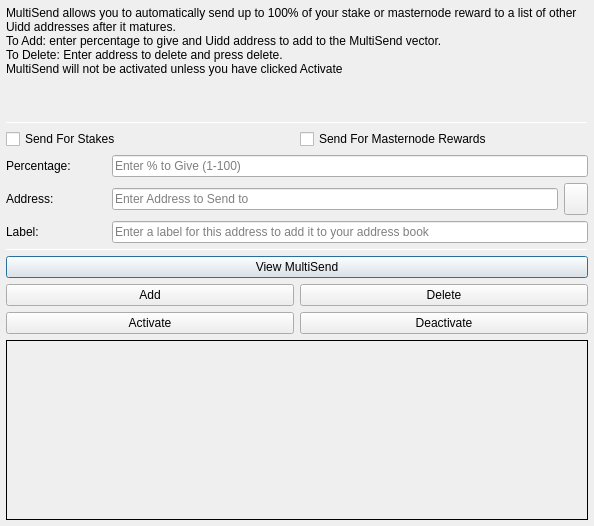
<?xml version="1.0" encoding="UTF-8"?>
<ui version="4.0">
 <class>MultiSendDialog</class>
 <widget class="QDialog" name="MultiSendDialog">
  <property name="windowModality">
   <enum>Qt::NonModal</enum>
  </property>
  <property name="geometry">
   <rect>
    <x>0</x>
    <y>0</y>
    <width>594</width>
    <height>526</height>
   </rect>
  </property>
  <property name="windowTitle">
   <string>MultiSend</string>
  </property>
  <layout class="QVBoxLayout" name="verticalLayout" stretch="0">
   <property name="leftMargin">
    <number>6</number>
   </property>
   <property name="topMargin">
    <number>6</number>
   </property>
   <property name="rightMargin">
    <number>6</number>
   </property>
   <property name="bottomMargin">
    <number>6</number>
   </property>
   <item>
    <layout class="QVBoxLayout" name="verticalLayout_Main" stretch="1,1,1,0,1,1,1">
     <item>
      <widget class="QLabel" name="label_2">
       <property name="lineWidth">
        <number>1</number>
       </property>
       <property name="text">
        <string>MultiSend allows you to automatically send up to 100% of your stake or masternode reward to a list of other Uidd addresses after it matures.
To Add: enter percentage to give and Uidd address to add to the MultiSend vector.
To Delete: Enter address to delete and press delete.
MultiSend will not be activated unless you have clicked Activate</string>
       </property>
       <property name="alignment">
        <set>Qt::AlignLeading|Qt::AlignLeft|Qt::AlignTop</set>
       </property>
       <property name="wordWrap">
        <bool>true</bool>
       </property>
      </widget>
     </item>
     <item>
      <widget class="Line" name="line">
       <property name="minimumSize">
        <size>
         <width>0</width>
         <height>1</height>
        </size>
       </property>
       <property name="maximumSize">
        <size>
         <width>16777215</width>
         <height>1</height>
        </size>
       </property>
       <property name="orientation">
        <enum>Qt::Horizontal</enum>
       </property>
      </widget>
     </item>
     <item>
      <layout class="QVBoxLayout" name="verticalLayout_Settings">
       <item>
        <layout class="QHBoxLayout" name="horizontalLayout">
         <item>
          <widget class="QCheckBox" name="multiSendStakeCheckBox">
           <property name="text">
            <string>Send For Stakes</string>
           </property>
          </widget>
         </item>
         <item>
          <widget class="QCheckBox" name="multiSendMasternodeCheckBox">
           <property name="text">
            <string>Send For Masternode Rewards</string>
           </property>
          </widget>
         </item>
        </layout>
       </item>
       <item>
        <layout class="QHBoxLayout" name="horizontalLayout_6">
         <item>
          <widget class="QLabel" name="label">
           <property name="minimumSize">
            <size>
             <width>100</width>
             <height>0</height>
            </size>
           </property>
           <property name="toolTip">
            <string>Percentage of stake to send</string>
           </property>
           <property name="text">
            <string>Percentage:</string>
           </property>
          </widget>
         </item>
         <item>
          <widget class="QLineEdit" name="multiSendPercentEdit">
           <property name="toolTip">
            <string>Enter whole numbers 1 - 100</string>
           </property>
           <property name="placeholderText">
            <string>Enter % to Give (1-100)</string>
           </property>
          </widget>
         </item>
        </layout>
       </item>
       <item>
        <layout class="QHBoxLayout" name="horizontalLayout_7">
         <item>
          <widget class="QLabel" name="label_5">
           <property name="minimumSize">
            <size>
             <width>100</width>
             <height>0</height>
            </size>
           </property>
           <property name="toolTip">
            <string>Address to send portion of stake to</string>
           </property>
           <property name="text">
            <string>Address:</string>
           </property>
          </widget>
         </item>
         <item>
          <widget class="QLineEdit" name="multiSendAddressEdit">
           <property name="toolTip">
            <string/>
           </property>
           <property name="placeholderText">
            <string>Enter Address to Send to</string>
           </property>
          </widget>
         </item>
         <item>
          <widget class="QToolButton" name="addressBookButton">
           <property name="maximumSize">
            <size>
             <width>16777215</width>
             <height>32</height>
            </size>
           </property>
           <property name="toolTip">
            <string>Choose an address from the address book</string>
           </property>
           <property name="text">
            <string/>
           </property>
           <property name="icon">
            <iconset resource="../uidd.qrc">
             <normaloff>:/icons/address-book</normaloff>:/icons/address-book</iconset>
           </property>
           <property name="shortcut">
            <string>Alt+A</string>
           </property>
          </widget>
         </item>
        </layout>
       </item>
      </layout>
     </item>
     <item>
      <layout class="QHBoxLayout" name="horizontalLayout_3">
       <item>
        <widget class="QLabel" name="label_3">
         <property name="minimumSize">
          <size>
           <width>100</width>
           <height>0</height>
          </size>
         </property>
         <property name="text">
          <string>Label:</string>
         </property>
        </widget>
       </item>
       <item>
        <widget class="QLineEdit" name="labelAddressLabelEdit">
         <property name="placeholderText">
          <string>Enter a label for this address to add it to your address book</string>
         </property>
        </widget>
       </item>
      </layout>
     </item>
     <item>
      <widget class="Line" name="line_2">
       <property name="minimumSize">
        <size>
         <width>0</width>
         <height>1</height>
        </size>
       </property>
       <property name="maximumSize">
        <size>
         <width>16777215</width>
         <height>1</height>
        </size>
       </property>
       <property name="orientation">
        <enum>Qt::Horizontal</enum>
       </property>
      </widget>
     </item>
     <item>
      <layout class="QVBoxLayout" name="verticalLayout_Buttons">
       <item>
        <layout class="QHBoxLayout" name="horizontalLayout_4">
         <item>
          <widget class="QPushButton" name="viewButton">
           <property name="toolTip">
            <string/>
           </property>
           <property name="statusTip">
            <string>View MultiSend Vector</string>
           </property>
           <property name="text">
            <string>View MultiSend</string>
           </property>
          </widget>
         </item>
        </layout>
       </item>
       <item>
        <layout class="QHBoxLayout" name="horizontalLayout_2">
         <item>
          <widget class="QPushButton" name="addButton">
           <property name="toolTip">
            <string/>
           </property>
           <property name="statusTip">
            <string>Add to MultiSend Vector</string>
           </property>
           <property name="text">
            <string>Add</string>
           </property>
          </widget>
         </item>
         <item>
          <widget class="QPushButton" name="deleteButton">
           <property name="toolTip">
            <string/>
           </property>
           <property name="statusTip">
            <string>Delete Address From MultiSend Vector</string>
           </property>
           <property name="text">
            <string>Delete</string>
           </property>
          </widget>
         </item>
        </layout>
       </item>
       <item>
        <layout class="QHBoxLayout" name="horizontalLayout_5">
         <item>
          <widget class="QPushButton" name="activateButton">
           <property name="statusTip">
            <string>Activate MultiSend</string>
           </property>
           <property name="text">
            <string>Activate</string>
           </property>
          </widget>
         </item>
         <item>
          <widget class="QPushButton" name="disableButton">
           <property name="statusTip">
            <string>Deactivate MultiSend</string>
           </property>
           <property name="text">
            <string>Deactivate</string>
           </property>
          </widget>
         </item>
        </layout>
       </item>
      </layout>
     </item>
     <item>
      <widget class="QLabel" name="message">
       <property name="minimumSize">
        <size>
         <width>0</width>
         <height>180</height>
        </size>
       </property>
       <property name="frameShape">
        <enum>QFrame::Panel</enum>
       </property>
       <property name="frameShadow">
        <enum>QFrame::Plain</enum>
       </property>
       <property name="lineWidth">
        <number>1</number>
       </property>
       <property name="midLineWidth">
        <number>1</number>
       </property>
       <property name="text">
        <string/>
       </property>
       <property name="alignment">
        <set>Qt::AlignLeading|Qt::AlignLeft|Qt::AlignTop</set>
       </property>
       <property name="wordWrap">
        <bool>true</bool>
       </property>
      </widget>
     </item>
    </layout>
   </item>
  </layout>
 </widget>
 <resources>
  <include location="../uidd.qrc"/>
 </resources>
 <connections/>
</ui>
